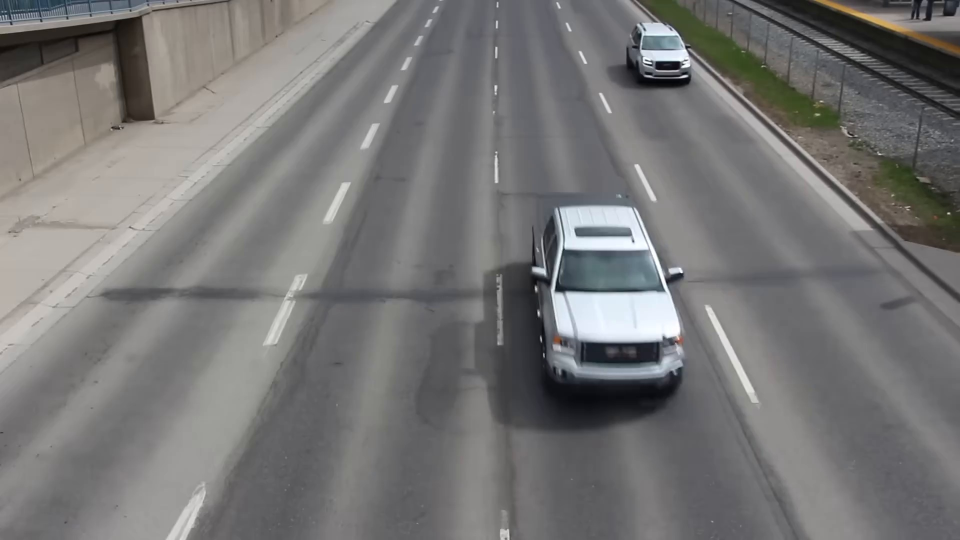
//> input picture 1-Machine-Learning/cpp_implementations/frame1.jpg, 1920 x 1080 px, given in place of frame1.png, which was not available (shown at 1/2 size)
$ ./optical_flow   (built with g++ and OpenCV 4)
//> lines starting //> are read from the running program, lines starting //| are printed output that depends on the picture; pictures that were not available may be replaced by others from this repository, and a replacement may not be noted
#include <iostream>
#include <eigen3/Eigen/Dense>
#include <opencv2/opencv.hpp>
#include <cmath>
#include <vector>

constexpr double LAMBDA_MIN_THRESHOLD = 1e-4;
constexpr double EIGEN_RATIO_THRESHOLD = 1e-2;

std::vector<cv::Mat> patchImage(const cv::Mat& img, const int patchSize, const int stride = 1) {
    std::vector<cv::Mat> patchVectors;

    for (int i=0; i <= img.rows - patchSize; i += stride){
        for (int j=0; j <= img.cols - patchSize; j += stride){
           cv::Rect roi_patch(j, i, patchSize, patchSize);
           cv::Mat roi = img(roi_patch);
           patchVectors.push_back(roi);
        }
    }
    return patchVectors;
}

cv::Mat Ix(const cv::Mat& img) {
    cv::Mat grad_x;
    cv::Sobel(img, grad_x, CV_64F, 1, 0, 3);
    return grad_x;
}

cv::Mat Iy(const cv::Mat& img) {
    cv::Mat grad_y;
    cv::Sobel(img, grad_y, CV_64F, 0, 1, 3);
    return grad_y;
}


// [8 lines left out: function It, not called in this run]

std::vector<cv::Mat> meanGradients(const std::vector<cv::Mat>& grad1, const std::vector<cv::Mat>& grad2) {
    std::vector<cv::Mat> mean_grad;
    mean_grad.reserve(grad1.size());
    for (size_t i = 0; i < grad1.size(); ++i) {
        mean_grad.push_back((grad1[i] + grad2[i]) * 0.5);
    }
    return mean_grad;
}

// [114 lines left out: functions convertToEigen, convertVectorOfCvMatToEigen, A_Matrix, b_Vector, computeOpticalFlow, visualizeOpticalFlowFromMatrix, not called in this run]

int main() {
    cv::Mat img1 = cv::imread("frame1.png", cv::IMREAD_GRAYSCALE);
//> img1: 1080 rows x 1920 cols, CV_8UC1; min 2, max 255, mean 118.1
    cv::Mat img2 = cv::imread("frame2.png", cv::IMREAD_GRAYSCALE);
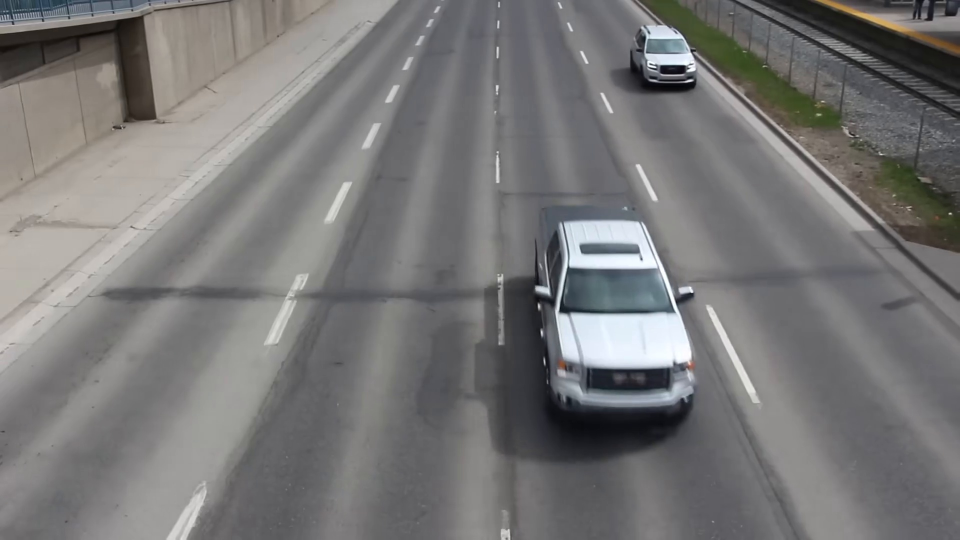
//> input picture 1-Machine-Learning/cpp_implementations/frame2.jpg, 1920 x 1080 px, given in place of frame2.png, which was not available (shown at 1/2 size)
//> img2: 1080 rows x 1920 cols, CV_8UC1; min 4, max 255, mean 119

    if (img1.empty() || img2.empty()) {
        std::cerr << "Erro: Nao foi possivel carregar as imagens frame1.png e/ou frame2.png!" << std::endl;
        return -1;
    }

    cv::GaussianBlur(img1, img1, cv::Size(5, 5), 1.0);
    cv::GaussianBlur(img2, img2, cv::Size(5, 5), 1.0);

    img1.convertTo(img1, CV_64F);
//> img1: 1080 rows x 1920 cols, CV_64FC1
    img2.convertTo(img2, CV_64F);
//> img2: 1080 rows x 1920 cols, CV_64FC1

    const int PATCH_SIZE = 20;
    const int STRIDE = 10;

    cv::Mat grad_x_img1 = Ix(img1);
    cv::Mat grad_y_img1 = Iy(img1);
    cv::Mat grad_x_img2 = Ix(img2);
    cv::Mat grad_y_img2 = Iy(img2);

    std::vector<cv::Mat> grad_x_f1 = patchImage(grad_x_img1, PATCH_SIZE, STRIDE);
    std::vector<cv::Mat> grad_y_f1 = patchImage(grad_y_img1, PATCH_SIZE, STRIDE);
    cv::Mat grad_t_img = img2 - img1;
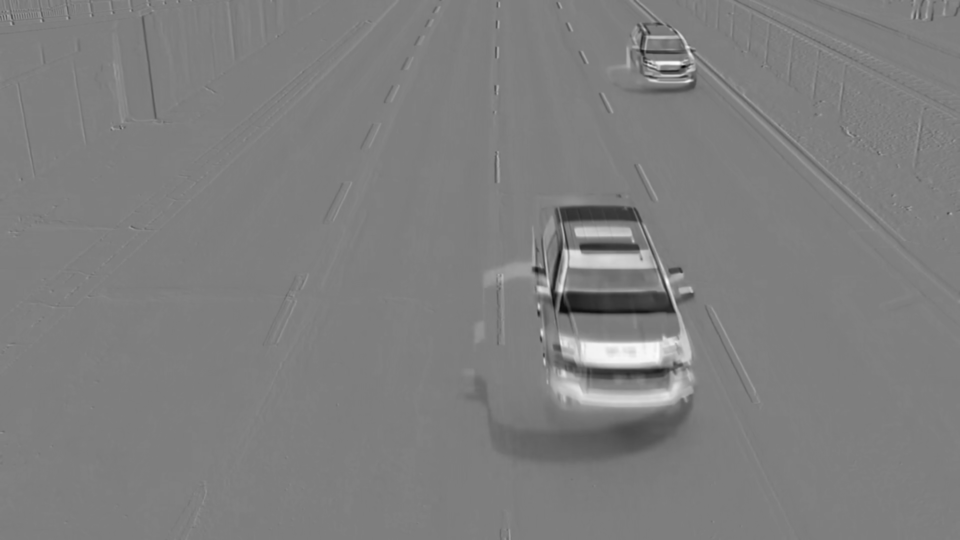
//> grad_t_img: 1080 rows x 1920 cols, CV_64FC1 (shown at 1/2 size); min -222, max 226, mean 0.9; drawn with min black and max white
    std::vector<cv::Mat> grad_t = patchImage(grad_t_img, PATCH_SIZE, STRIDE);
    std::vector<cv::Mat> grad_x_f2 = patchImage(grad_x_img2, PATCH_SIZE, STRIDE);
    std::vector<cv::Mat> grad_y_f2 = patchImage(grad_y_img2, PATCH_SIZE, STRIDE);
    std::vector<cv::Mat> grad_x_mean = meanGradients(grad_x_f1, grad_x_f2);
//> after the loop in meanGradients, `for (size_t i = 0; i < grad1.size(); ++i)`:
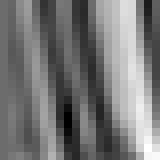
//> mean_grad[0]: 20 rows x 20 cols, CV_64FC1 (shown 8 times larger); min -32, max 43, mean 3.1; drawn with min black and max white
//> after the loop in meanGradients, `for (size_t i = 0; i < grad1.size(); ++i)`:
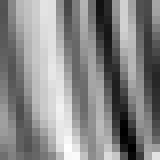
//> mean_grad[1]: 20 rows x 20 cols, CV_64FC1 (shown 8 times larger); min -49.5, max 43, mean -0.1; drawn with min black and max white
//> after the loop in meanGradients, `for (size_t i = 0; i < grad1.size(); ++i)`:
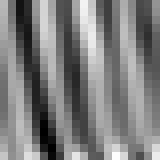
//> mean_grad[2]: 20 rows x 20 cols, CV_64FC1 (shown 8 times larger); min -49.5, max 41.5, mean -4.4; drawn with min black and max white
//> after the loop in meanGradients, `for (size_t i = 0; i < grad1.size(); ++i)`:
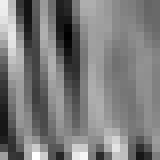
//> mean_grad[3]: 20 rows x 20 cols, CV_64FC1 (shown 8 times larger); min -32.5, max 41.5, mean 3.6; drawn with min black and max white
//> after the loop in meanGradients, `for (size_t i = 0; i < grad1.size(); ++i)`:
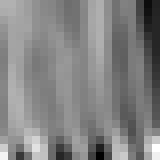
//> mean_grad[4]: 20 rows x 20 cols, CV_64FC1 (shown 8 times larger); min -38, max 42.5, mean 3.6; drawn with min black and max white
//> (the run ends here: the program stops with an error, at `mean_grad.push_back((grad1[i] + grad2[i]) * 0.5);`)
